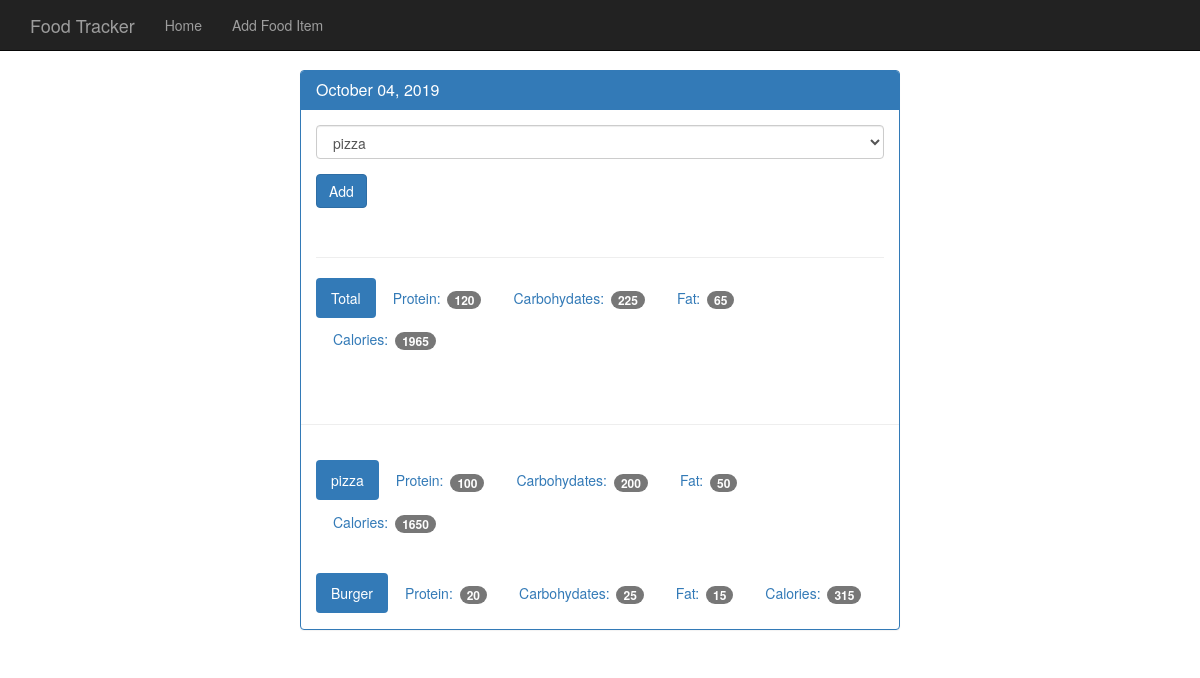
Page /view/20191004 on the committed database.
### tables this page shows
CREATE TABLE food (
  id integer primary key autoincrement,
  name text not null UNIQUE,
  protein integer not null,
  carbohydrates integer not null,
  fat integer not null,
  calories integer not null
);

### app.py (the view)
@app.route('/view/<date>',methods = ['GET','POST'])
def view(date):
    db = get_db()
    curr = db.execute('select id,entry_date from log_date where entry_date = ?',[date])
    date_result = curr.fetchone()
    if request.method == 'POST':
        db.execute('insert into food_data (food_id,log_date_id) values (?,?)',[request.form['food_select'],date_result['id']])
        db.commit()
    d = datetime.strptime(str(date_result['entry_date']),'%Y%m%d')
    pr = datetime.strftime(d, '%B %d, %Y')
    food_cur = db.execute('select id,name from food order by id asc')
    food_res = food_cur.fetchall()
    log_cur = db.execute('select food.name,food.protein,food.carbohydrates , food.fat,food.calories from log_date join food_data on food_data.log_date_id = log_date.id join food on food.id = food_data.food_id where log_date.entry_date = ?',[date])
    log_result = log_cur.fetchall()
    total = {}
    total['protein'] = 0
    total['carbohydrates'] = 0
    total['fat'] = 0
    total['calories'] = 0
    for food in log_result:
        total['protein'] += food['protein']
        total['carbohydrates'] += food['carbohydrates']
        total['fat'] += food['fat']
        total['calories'] += food['calories']
    return render_template('day.html',entry_date = date_result['entry_date'],date = pr,food_result = food_res , log_result = log_result,total = total)

### app.py (called while the page is built)
def connect_db():
  sql = sqlite3.connect('food_log.db')
  sql.row_factory = sqlite3.Row
  return sql

def get_db():
  if not hasattr(g,'sqlite3_db'):
    g.sqlite_db = connect_db()
  return g.sqlite_db

### templates/day.html (shortened to what this page needs)
<!DOCTYPE html>
<html lang="en">
  <head>
    <link href={{url_for('static',filename="bootstrap.min.css")}} rel="stylesheet">
    <link href={{url_for('static',filename ="theme.css")}} rel="stylesheet">
  </head>
  <body>
    <nav class="navbar navbar-inverse navbar-fixed-top">
      <div class="container">
        <div class="navbar-header">
          <a class="navbar-brand" href="#">Food Tracker</a>
        </div>
        <div id="navbar" class="navbar-collapse collapse">
          <ul class="nav navbar-nav">
            <li><a href="{{url_for('index')}}">Home</a></li>
            <li><a href="{{url_for('food')}}">Add Food Item</a></li>
          </ul>
        </div>
      </div>
    </nav>
    <div class="container theme-showcase col-sm-6 col-sm-offset-3" role="main">
      <div class="row">
        <div>
          <div class="panel panel-primary">
            <div class="panel-heading">
              <h3 class="panel-title">{{date}}</h3>
            </div>
            <div class="panel-body">
              <form method="POST" action="{{url_for('view',date = entry_date)}}">
                <div class="form-group">
                  <select class="form-control" name= "food_select">
                    {% for i in food_result %}
                    <option value = {{i.id}}> {{i.name}}</option>
                    {% endfor %}
                  </select>
                </div>
                <button type="submit" class="btn btn-primary">Add</button>
              </form>
              <div class="page-header"></div>
              <ul class="nav nav-pills" role="tablist">
                <li class="active"><a>Total</a></li>
                <li><a>Protein: <span class="badge">{{total.protein}}</span></a></li>
                <li><a>Carbohydates: <span class="badge">{{total.carbohydrates}}</span></a></li>
                <li><a>Fat: <span class="badge">{{total.fat}}</span></a></li>
                <li><a>Calories: <span class="badge">{{total.calories}}</span></a></li>
              </ul>
            </div>
            <div class="page-header"></div>
            {%for food in log_result %}
            <div class="panel-body">
              <ul class="nav nav-pills" role="tablist">
                <li class="active"><a>{{food.name}}</a></li>
                <li><a>Protein: <span class="badge">{{food.protein}}</span></a></li>
                <li><a>Carbohydates: <span class="badge">{{food.carbohydrates}}</span></a></li>
                <li><a>Fat: <span class="badge">{{food.fat}}</span></a></li>
                <li><a>Calories: <span class="badge">{{food.calories}}</span></a></li>
              </ul>
            </div>
            {% endfor %}
          </div>
        </div>
      </div>
    </div>
  </body>
</html>

### static/theme.css (style rules this page uses)
body { padding-top: 70px; padding-bottom: 30px; }

### rows in the picture
food: name "pizza", protein "100", carbohydrates "200", fat "50", calories "1650"
food: name "Burger", protein "20", carbohydrates "25", fat "15", calories "315"

### other values in the picture
{{ date }} "October 04, 2019"
{{ total.protein }} "120"
{{ total.carbohydrates }} "225"
{{ total.fat }} "65"
{{ total.calories }} "1965"
form field food_select "pizza"
